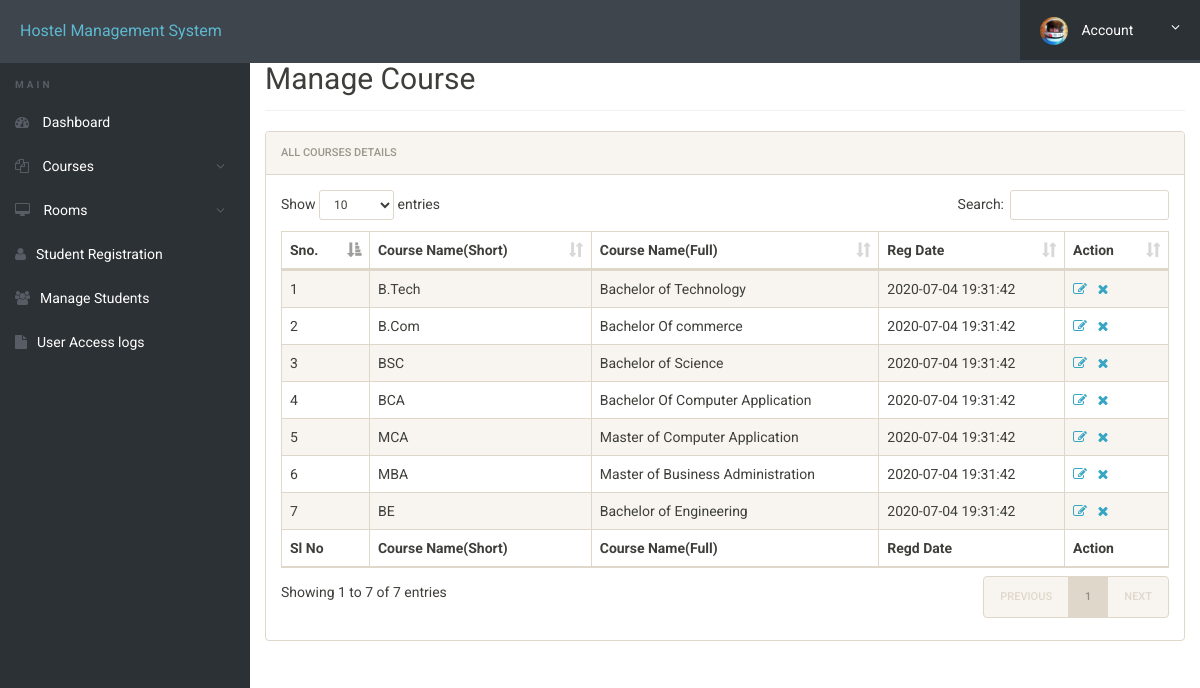
Page /hostel/admin/manage-courses.php (signed in) on the committed database.
### tables this page shows
CREATE TABLE `courses` (
  `id` int(11) NOT NULL,
  `course_code` varchar(255) DEFAULT NULL,
  `course_sn` varchar(255) DEFAULT NULL,
  `course_fn` varchar(255) DEFAULT NULL,
  `posting_date` timestamp NULL DEFAULT current_timestamp()
);

### hostel/admin/manage-courses.php (the view, shortened to what this page needs)
<?php
include('includes/config.php');
?>
<!doctype html>
<html lang="en" class="no-js">
<head>
	<link rel="stylesheet" href="css/font-awesome.min.css">
	<link rel="stylesheet" href="css/bootstrap.min.css">
	<link rel="stylesheet" href="css/dataTables.bootstrap.min.css">
	<link rel="stylesheet" href="css/bootstrap-social.css">
	<link rel="stylesheet" href="css/bootstrap-select.css">
	<link rel="stylesheet" href="css/fileinput.min.css">
	<link rel="stylesheet" href="css/awesome-bootstrap-checkbox.css">
	<link rel="stylesheet" href="css/style.css">
</head>
<body>
	<?php include('includes/header.php');?>
	<div class="ts-main-content">
			<?php include('includes/sidebar.php');?>
		<div class="content-wrapper">
			<div class="container-fluid">
				<div class="row">
					<div class="col-md-12">
						<h2 class="page-title" style="margin-top:4%">Manage Course</h2>
						<div class="panel panel-default">
							<div class="panel-heading">All Courses Details</div>
							<div class="panel-body">
								<table id="zctb" class="display table table-striped table-bordered table-hover" cellspacing="0" width="100%">
									<thead>
										<tr>
											<th>Sno.</th>
											<th>Course Name(Short)</th>
											<th>Course Name(Full)</th>
											<th>Reg Date </th>
											<th>Action</th>
										</tr>
									</thead>
									<tfoot>
										<tr>
											<th>Sl No</th>
											<th>Course Name(Short)</th>
											<th>Course Name(Full)</th>
											<th>Regd Date</th>
											<th>Action</th>										</tr>
									</tfoot>
									<tbody>
<?php
$ret="select * from courses";
$stmt= $mysqli->prepare($ret) ;
$stmt->execute() ;
$res=$stmt->get_result();
$cnt=1;
while($row=$res->fetch_object())
	  {
	  	?>
<tr><td><?php echo $cnt;;?></td>
<td><?php echo $row->course_sn;?></td>
<td><?php echo $row->course_fn;?></td>
<td><?php echo $row->posting_date;?></td>
<td><a href="edit-course.php?id=<?php echo $row->id;?>"><i class="fa fa-edit"></i></a>&nbsp;&nbsp;
<a href="manage-courses.php?del=<?php echo $row->id;?>" onclick="return confirm("Do you want to delete");"><i class="fa fa-close"></i></a></td>
										</tr>
									<?php
$cnt=$cnt+1;
									 } ?>
									</tbody>
								</table>
							</div>
						</div>
					</div>
				</div>
			</div>
		</div>
	</div>
</body>
</html>

### hostel/admin/includes/header.php (shortened to what this page needs)
<div class="brand clearfix">
		<a href="#" class="logo" style="font-size:16px;">Hostel Management System</a>
		<ul class="ts-profile-nav">
			<li class="ts-account">
				<a href="#"><img src="img/ts-avatar.jpg" class="ts-avatar hidden-side" alt=""> Account <i class="fa fa-angle-down hidden-side"></i></a>
			</li>
		</ul>
	</div>

### hostel/admin/includes/sidebar.php (shortened to what this page needs)
<nav class="ts-sidebar">
			<ul class="ts-sidebar-menu">
				<li class="ts-label">Main</li>
				<li><a href="dashboard.php"><i class="fa fa-dashboard"></i> Dashboard</a></li>
					<li><a href="#"><i class="fa fa-files-o"></i> Courses</a>
				</li>
					<li><a href="#"><i class="fa fa-desktop"></i> Rooms</a>
				</li>
				<li><a href="registration.php"><i class="fa fa-user"></i>Student Registration</a></li>
				<li><a href="manage-students.php"><i class="fa fa-users"></i>Manage Students</a></li>
				<li><a href="access-log.php"><i class="fa fa-file"></i>User Access logs</a></li>
		</nav>

### hostel/admin/css/style.css (style rules this page uses)
html { font-size: 14px; }
@media only screen and (min-width: 480px) { html { font-size: 17px; } }
@media only screen and (min-width: 768px) { html { font-size: 14px; } }
body { font-size: 1em; }
a { color: #37a6c4; }
.panel { overflow: hidden; }
ul, li { margin: 0; padding: 0; list-style: none; }
.page-title { padding-bottom: 15px; margin-bottom: 20px; border-bottom: 1px solid #f0f0f0; }
.brand { background: #3e454c; position: relative; z-index: 3; position: fixed; width: 100%; top: 0; }
.brand .logo { box-sizing: border-box; padding: 20px; float: left; display: block; width: 200px; }
@media only screen and (min-width: 992px) { .brand .logo { width: 250px; } }
.brand .ts-profile-nav { float: right; display: none; }
.brand .ts-profile-nav li { float: left; position: relative; }
.brand .ts-profile-nav li a { display: block; padding: 20px; color: #fff; }
.brand .ts-profile-nav .ts-account .fa-angle-down { float: right; }
.brand .ts-profile-nav .ts-account > a { width: 180px; background: #2c3136; }
.brand .ts-profile-nav .ts-account .ts-avatar { border-radius: 50%; height: 28px; margin: -10px 0; margin-right: 10px; }
@media only screen and (min-width: 992px) { .brand .ts-profile-nav { display: block; } }
.ts-sidebar { background: #2c3136; max-height: 0; transition: max-height 0.3s; overflow: hidden; position: fixed; z-index: 2; width: 100%; bottom: 0; top: 60px; overflow-y: auto; }
@media only screen and (min-width: 992px) { .ts-sidebar { max-height: 100%; bottom: 0; } }
.ts-sidebar-menu .ts-label { color: #585c64; font-weight: bold; padding: 8px 15px; text-transform: uppercase; font-size: 10px; letter-spacing: 3px; margin-top: 10px; }
.ts-sidebar-menu a { display: block; text-decoration: none; padding: 12px 15px; color: #fff; }
.ts-sidebar-menu li { position: relative; }
.ts-sidebar-menu li i { color: #585c64; margin-right: 10px; }
.ts-main-content .content-wrapper { padding-top: 15px; margin-top: 10px; }
@media only screen and (min-width: 992px) { .ts-main-content .ts-sidebar { width: 250px; float: left; } }
@media only screen and (min-width: 992px) { .ts-main-content .content-wrapper { margin-left: 250px; } }

### rows in the picture
courses: course_sn "B.Tech", course_fn "Bachelor of Technology", posting_date "2020-07-04 19:31:42"
courses: course_sn "B.Com", course_fn "Bachelor Of commerce", posting_date "2020-07-04 19:31:42"
courses: course_sn "BSC", course_fn "Bachelor of Science", posting_date "2020-07-04 19:31:42"
courses: course_sn "BCA", course_fn "Bachelor Of Computer Application", posting_date "2020-07-04 19:31:42"
courses: course_sn "MCA", course_fn "Master of Computer Application", posting_date "2020-07-04 19:31:42"
courses: course_sn "MBA", course_fn "Master of Business Administration", posting_date "2020-07-04 19:31:42"
courses: course_sn "BE", course_fn "Bachelor of Engineering", posting_date "2020-07-04 19:31:42"
